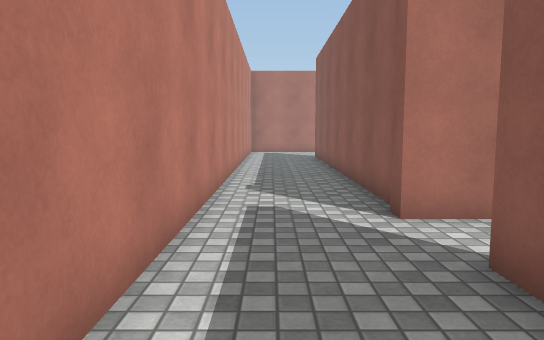
View 1 (above)

24 first-person views from a walk through a Unity game level. The camera is 1.3 m above the floor, tilts 6° down and sees 70° across. The floor is counted in squares, 1 m on a side. Each view is taken from the middle of a square. On the plan, view 1 faces up. The plan holds only what a view shows up to about 16 squares ahead; the rest is blank. The place goes on beyond the plan. The player character is not drawn. Surface patterns are stand-ins for the level's own textures.

View 2
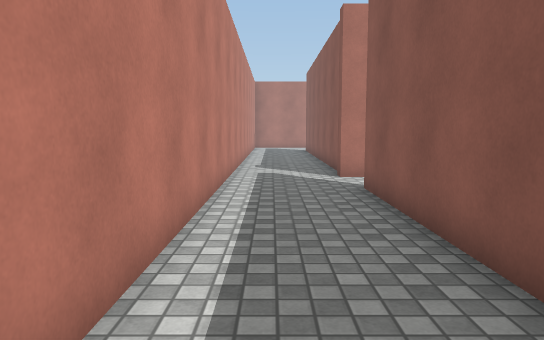

View 3
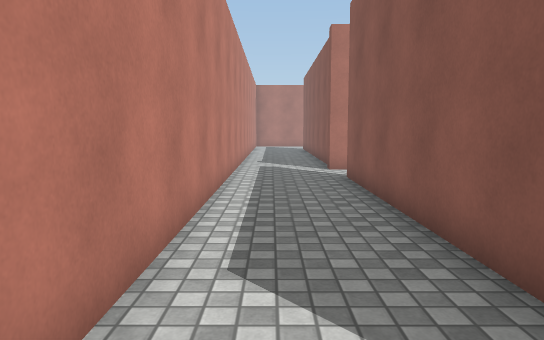

View 4
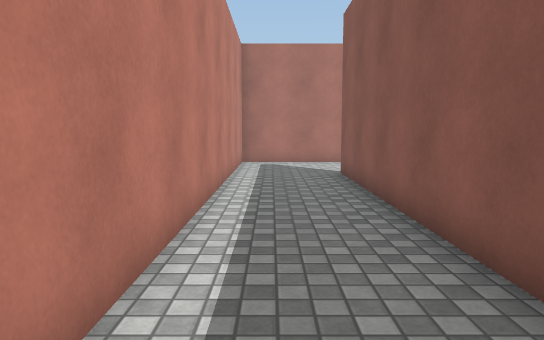

View 5
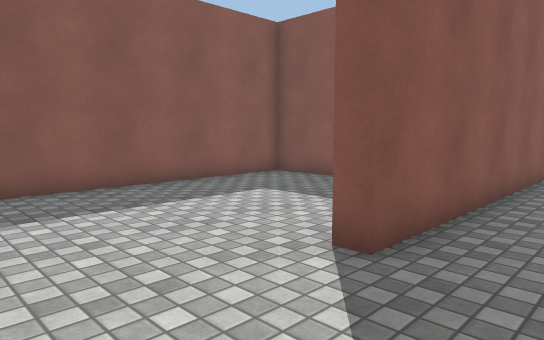

View 6
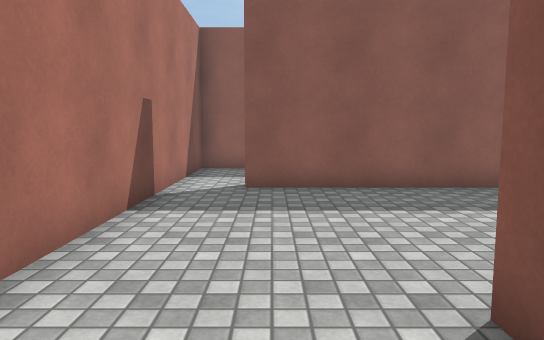

View 7
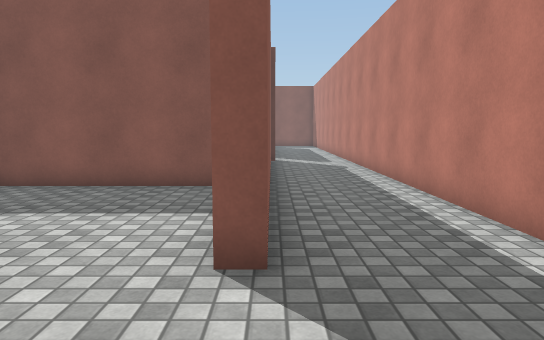

View 8
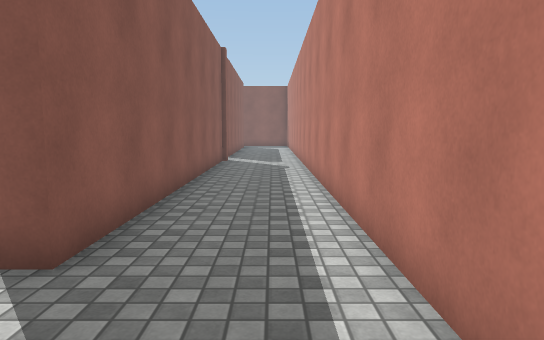

View 9
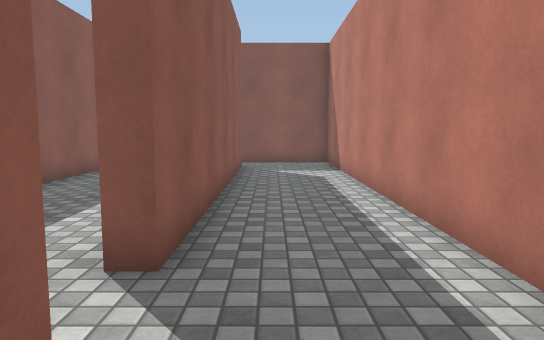

View 10
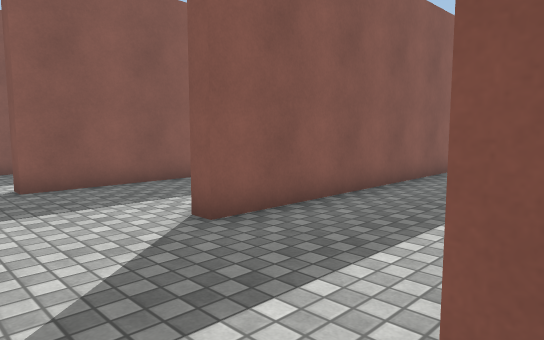

View 11
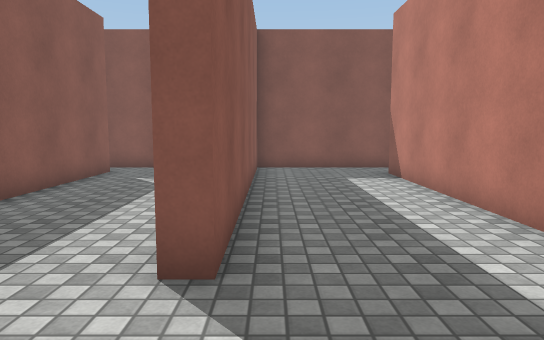

View 12
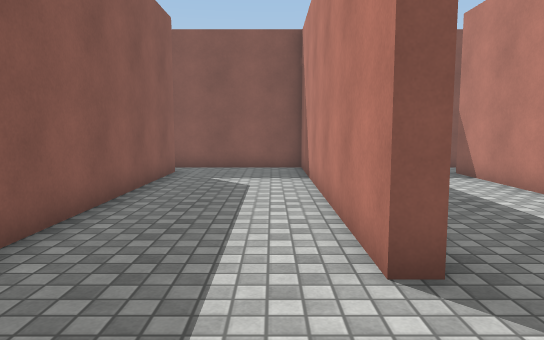

View 13
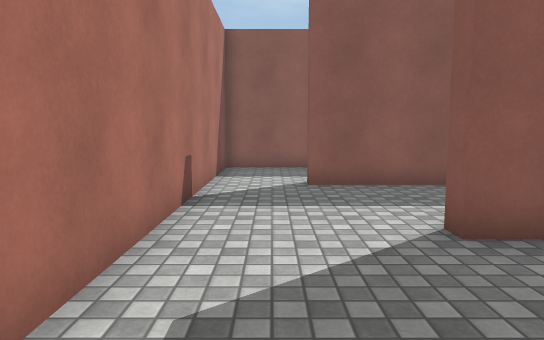

View 14
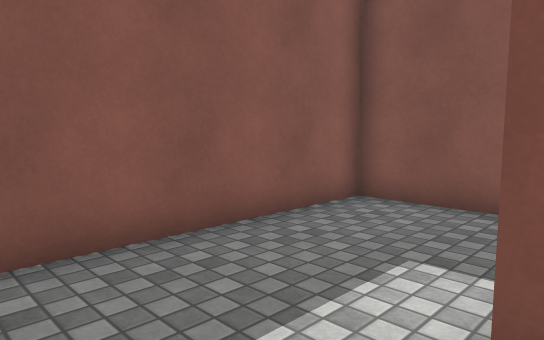

View 15
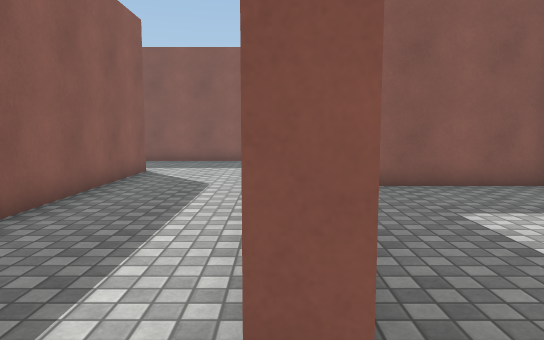

View 16
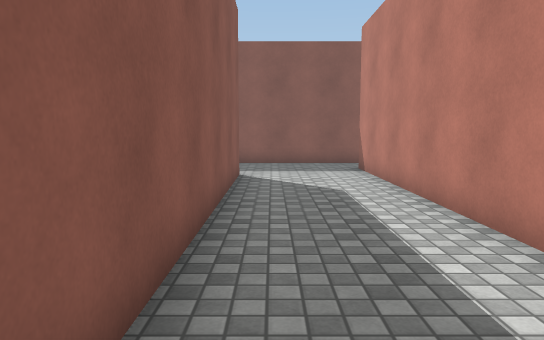

View 17
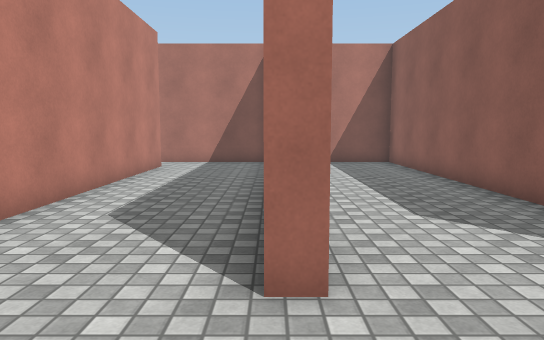

View 18
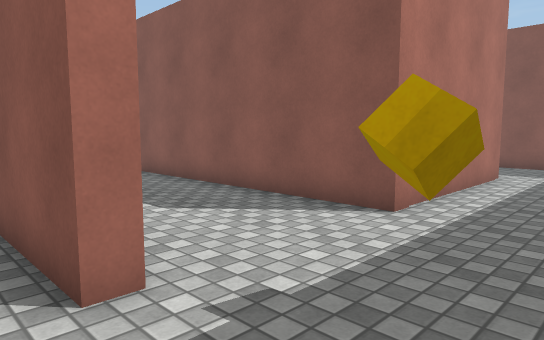

View 19
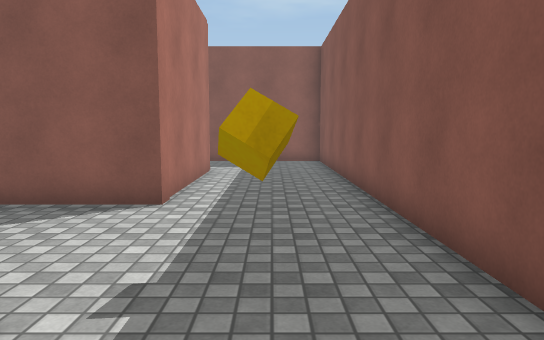

View 20
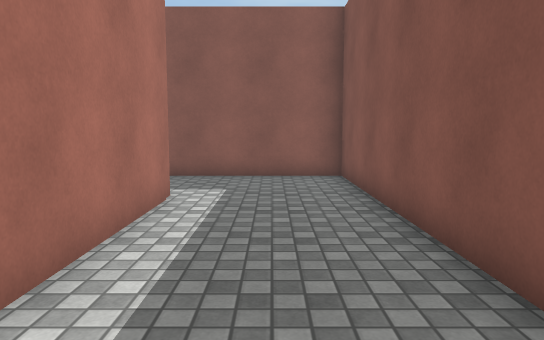

View 21
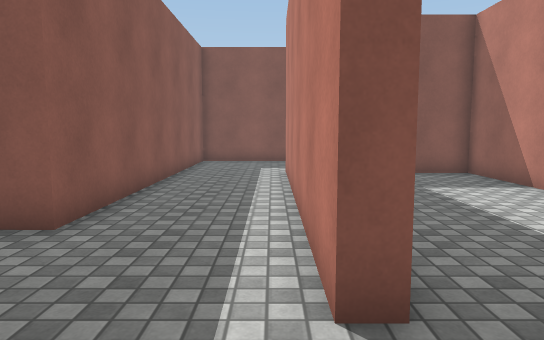

View 22
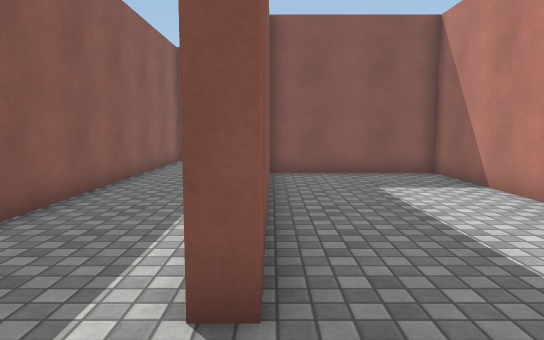

View 23
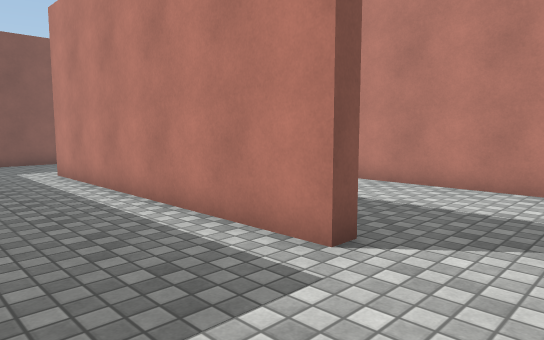

View 24
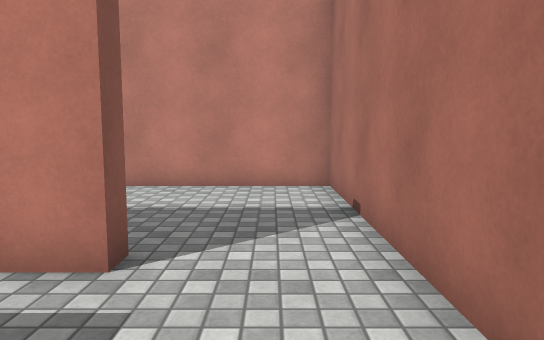

### Floor plan
Points are (right, up) in squares from view 1. A wall is a line through its corners. A room is listed if a view was taken in it or the views show most of it. See-through windows are left out.
Room 1 (views 1, 2, 3, 4, 5, 6, 7, 8, 9, 15)
walls: (2.8, 13.1) (8.6, 13.1) (8.6, 20.6) (9.1, 20.6); (2, 6) (2, 18.5) (2.6, 18.5); (1.9, 5.5) (1.9, 6.1); (9.4, 22.3) (-1.2, 22.3) (-1.2, -8.2) (1.5, -8.2); (2, -6.4) (2, 3.5)
ways out: opening at (2, -7) to room 2; opening at (2, 4.5) to room 2; opening at (9, 21.5) to room 3
Room 2 (views 10, 11, 12, 13, 14)
walls: (2.5, 0.1) (2.5, -6.5); (2, 3.5) (2.6, 3.5); (11, -6.9) (11, 3.1) (11.5, 3.1); (1.5, -8.2) (6.5, -8.2) (6.5, 1.7) (7, 1.7) (7, -8.2) (11.6, -8.2); (11.6, 5.5) (1.9, 5.5)
ways out: opening at (2, -7) to room 1; opening at (2, 4.5) to room 1; opening at (11, 4.5) to room 4
Room 3 (views 16, 17, 18, 19, 20, 21, 22, 23, 24)
walls: (23.1, 14.1) (23.1, 19.5) (23.6, 19.5) (23.6, 10) (17.6, 10) (17.6, 22.3) (15.2, 22.3); (13.5, 10) (12.9, 10) (12.9, 22.3) (9.4, 22.3); (25.2, 22.3) (18.1, 22.3) (18.1, 10.5) (23.1, 10.5); (9.1, 20.6) (9.1, 8); (9.6, 6) (26.8, 6) (26.8, 17.1) (27.5, 17.1)
ways out: opening at (9, 21.5) to room 1; opening at (9, 7.5)
objects: cube (15, 8)
Room 4 (no view inside)
walls: (12.6, -1.6) (15.1, -1.6) (15.1, 5.5) (11.6, 5.5)
ways out: opening at (11, 4.5) to room 2

Positions as (right, up) in squares from view 1, and headings:
1: (0, 0), facing up
2: (0, -5), facing up
3: (0, -7), facing up
4: (0, 7), facing up
5: (0, 22), facing down-right
6: (0, 20), facing right
7: (2, 22), facing down
8: (0, 22), facing down
9: (1, 7), facing down
10: (2, 5), facing down-right
11: (6, 5), facing down
12: (8, 5), facing down
13: (2, 4), facing right
14: (11, 5), facing down-right
15: (9, 22), facing down
16: (12, 21), facing down
17: (13, 7), facing up
18: (12, 7), facing up-right
19: (11, 8), facing right
20: (16, 8), facing right
21: (24, 22), facing down
22: (23, 22), facing down
23: (27, 22), facing down-left
24: (27, 21), facing left
